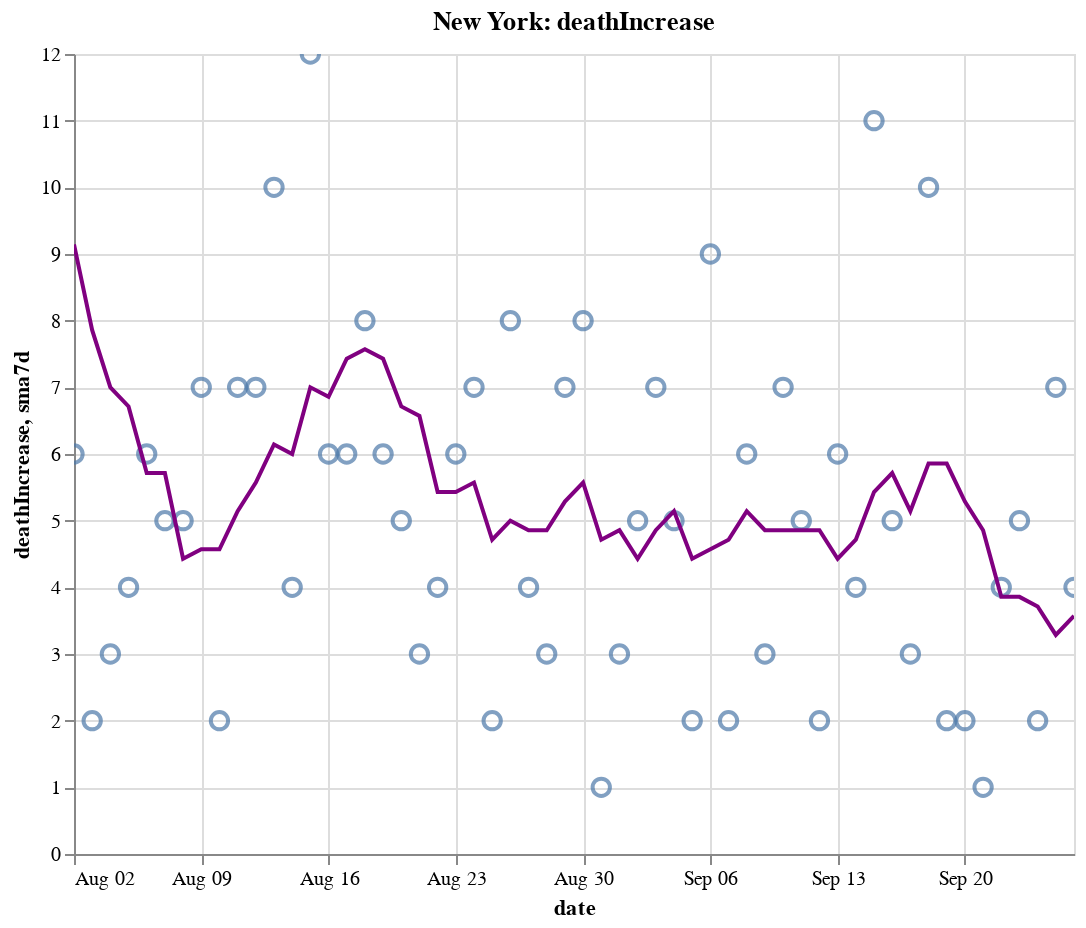

The cell this chart's notebook holds for it:
### Code cell
create_plot(ny, 'deathIncrease')

### Figure 1 — Vega-Lite specification as saved in the notebook (floating-point values rounded to 4 significant figures)
{"config": {"view": {"continuousWidth": 400, "continuousHeight": 300}}, "layer": [{"layer": [{"mark": {"type": "point", "size": 75}, "encoding": {"tooltip": [{"type": "temporal", "field": "date"}, {"type": "quantitative", "field": "deathIncrease"}, {"type": "quantitative", "field": "sma7d"}], "x": {"type": "temporal", "field": "date"}, "y": {"type": "quantitative", "field": "deathIncrease"}}, "selection": {"selector012": {"type": "interval", "bind": "scales", "encodings": ["x", "y"]}}}, {"mark": {"type": "line", "color": "purple"}, "encoding": {"x": {"type": "temporal", "field": "date"}, "y": {"type": "quantitative", "field": "sma7d"}}}]}, {"mark": {"type": "rule", "color": "#aaa"}, "encoding": {"x": {"type": "temporal", "field": "date"}}, "transform": [{"filter": {"selection": "selector011"}}]}, {"mark": "circle", "encoding": {"opacity": {"condition": {"value": 1, "selection": "selector011"}, "value": 0}, "tooltip": [{"type": "temporal", "field": "date"}, {"type": "quantitative", "field": "deathIncrease"}, {"type": "quantitative", "field": "sma7d"}], "x": {"type": "temporal", "field": "date"}, "y": {"type": "quantitative", "field": "deathIncrease"}}, "selection": {"selector011": {"type": "single", "encodings": ["x"], "on": "mouseover", "nearest": true, "empty": "none"}}}, {"mark": {"type": "text", "align": "left", "dx": 5, "dy": -5, "stroke": "white", "strokeWidth": 2}, "encoding": {"text": {"type": "quantitative", "field": "deathIncrease"}, "tooltip": [{"type": "temporal", "field": "date"}, {"type": "quantitative", "field": "deathIncrease"}, {"type": "quantitative", "field": "sma7d"}], "x": {"type": "temporal", "field": "date"}, "y": {"type": "quantitative", "field": "deathIncrease"}}, "transform": [{"filter": {"selection": "selector011"}}]}, {"mark": {"type": "text", "align": "left", "dx": 5, "dy": -5}, "encoding": {"text": {"type": "quantitative", "field": "deathIncrease"}, "tooltip": [{"type": "temporal", "field": "date"}, {"type": "quantitative", "field": "deathIncrease"}, {"type": "quantitative", "field": "sma7d"}], "x": {"type": "temporal", "field": "date"}, "y": {"type": "quantitative", "field": "deathIncrease"}}, "transform": [{"filter": {"selection": "selector011"}}]}], "data": {"name": "data-7afbe3ed849c8d574eb4b2afa3cf5142"}, "height": 400, "title": "New York: deathIncrease", "width": 500, "$schema": "https://vega.github.io/schema/vega-lite/v4.8.1.json", "datasets": {"data-7afbe3ed849c8d574eb4b2afa3cf5142": [{"date": "2020-08-02T00:00:00", "totalTestResultsIncrease": 58960.0, "positiveIncrease": 531.0, "death": 25170.0, "deathIncrease": 6.0, "positiveRate": 0.009, "state": "New York", "sma7d": 9.143}, {"date": "2020-08-03T00:00:00", "totalTestResultsIncrease": 51840.0, "positiveIncrease": 545.0, "death": 25170.0, "deathIncrease": 2.0, "positiveRate": 0.011, "state": "New York", "sma7d": 7.857}, {"date": "2020-08-04T00:00:00", "totalTestResultsIncrease": 70990.0, "positiveIncrease": 746.0, "death": 25180.0, "deathIncrease": 3.0, "positiveRate": 0.011, "state": "New York", "sma7d": 7.0}, {"date": "2020-08-05T00:00:00", "totalTestResultsIncrease": 72670.0, "positiveIncrease": 636.0, "death": 25180.0, "deathIncrease": 4.0, "positiveRate": 0.009, "state": "New York", "sma7d": 6.714}, {"date": "2020-08-06T00:00:00", "totalTestResultsIncrease": 72370.0, "positiveIncrease": 703.0, "death": 25180.0, "deathIncrease": 6.0, "positiveRate": 0.01, "state": "New York", "sma7d": 5.714}, {"date": "2020-08-07T00:00:00", "totalTestResultsIncrease": 70170.0, "positiveIncrease": 714.0, "death": 25190.0, "deathIncrease": 5.0, "positiveRate": 0.01, "state": "New York", "sma7d": 5.714}, {"date": "2020-08-08T00:00:00", "totalTestResultsIncrease": 74860.0, "positiveIncrease": 703.0, "death": 25200.0, "deathIncrease": 5.0, "positiveRate": 0.009, "state": "New York", "sma7d": 4.429}, {"date": "2020-08-09T00:00:00", "totalTestResultsIncrease": 65810.0, "positiveIncrease": 515.0, "death": 25200.0, "deathIncrease": 7.0, "positiveRate": 0.008, "state": "New York", "sma7d": 4.571}, {"date": "2020-08-10T00:00:00", "totalTestResultsIncrease": 54000.0, "positiveIncrease": 476.0, "death": 25200.0, "deathIncrease": 2.0, "positiveRate": 0.009, "state": "New York", "sma7d": 4.571}, {"date": "2020-08-11T00:00:00", "totalTestResultsIncrease": 77060.0, "positiveIncrease": 667.0, "death": 25210.0, "deathIncrease": 7.0, "positiveRate": 0.009, "state": "New York", "sma7d": 5.143}, {"date": "2020-08-12T00:00:00", "totalTestResultsIncrease": 87780.0, "positiveIncrease": 700.0, "death": 25220.0, "deathIncrease": 7.0, "positiveRate": 0.008, "state": "New York", "sma7d": 5.571}, {"date": "2020-08-13T00:00:00", "totalTestResultsIncrease": 87900.0, "positiveIncrease": 737.0, "death": 25230.0, "deathIncrease": 10.0, "positiveRate": 0.008, "state": "New York", "sma7d": 6.143}, {"date": "2020-08-14T00:00:00", "totalTestResultsIncrease": 85460.0, "positiveIncrease": 727.0, "death": 25230.0, "deathIncrease": 4.0, "positiveRate": 0.009, "state": "New York", "sma7d": 6.0}, {"date": "2020-08-15T00:00:00", "totalTestResultsIncrease": 88670.0, "positiveIncrease": 734.0, "death": 25240.0, "deathIncrease": 12.0, "positiveRate": 0.008, "state": "New York", "sma7d": 7.0}, {"date": "2020-08-16T00:00:00", "totalTestResultsIncrease": 77690.0, "positiveIncrease": 607.0, "death": 25250.0, "deathIncrease": 6.0, "positiveRate": 0.008, "state": "New York", "sma7d": 6.857}, {"date": "2020-08-17T00:00:00", "totalTestResultsIncrease": 56890.0, "positiveIncrease": 408.0, "death": 25260.0, "deathIncrease": 6.0, "positiveRate": 0.007, "state": "New York", "sma7d": 7.429}, {"date": "2020-08-18T00:00:00", "totalTestResultsIncrease": 66890.0, "positiveIncrease": 655.0, "death": 25260.0, "deathIncrease": 8.0, "positiveRate": 0.01, "state": "New York", "sma7d": 7.571}, {"date": "2020-08-19T00:00:00", "totalTestResultsIncrease": 80420.0, "positiveIncrease": 631.0, "death": 25270.0, "deathIncrease": 6.0, "positiveRate": 0.008, "state": "New York", "sma7d": 7.429}, {"date": "2020-08-20T00:00:00", "totalTestResultsIncrease": 80980.0, "positiveIncrease": 601.0, "death": 25280.0, "deathIncrease": 5.0, "positiveRate": 0.007, "state": "New York", "sma7d": 6.714}, {"date": "2020-08-21T00:00:00", "totalTestResultsIncrease": 98880.0, "positiveIncrease": 709.0, "death": 25280.0, "deathIncrease": 3.0, "positiveRate": 0.007, "state": "New York", "sma7d": 6.571}, {"date": "2020-08-22T00:00:00", "totalTestResultsIncrease": 94850.0, "positiveIncrease": 653.0, "death": 25280.0, "deathIncrease": 4.0, "positiveRate": 0.007, "state": "New York", "sma7d": 5.429}, {"date": "2020-08-23T00:00:00", "totalTestResultsIncrease": 74040.0, "positiveIncrease": 572.0, "death": 25290.0, "deathIncrease": 6.0, "positiveRate": 0.008, "state": "New York", "sma7d": 5.429}, {"date": "2020-08-24T00:00:00", "totalTestResultsIncrease": 62030.0, "positiveIncrease": 408.0, "death": 25300.0, "deathIncrease": 7.0, "positiveRate": 0.007, "state": "New York", "sma7d": 5.571}, {"date": "2020-08-25T00:00:00", "totalTestResultsIncrease": 67260.0, "positiveIncrease": 629.0, "death": 25300.0, "deathIncrease": 2.0, "positiveRate": 0.009, "state": "New York", "sma7d": 4.714}, {"date": "2020-08-26T00:00:00", "totalTestResultsIncrease": 71190.0, "positiveIncrease": 566.0, "death": 25300.0, "deathIncrease": 8.0, "positiveRate": 0.008, "state": "New York", "sma7d": 5.0}, {"date": "2020-08-27T00:00:00", "totalTestResultsIncrease": 83440.0, "positiveIncrease": 791.0, "death": 25310.0, "deathIncrease": 4.0, "positiveRate": 0.009, "state": "New York", "sma7d": 4.857}, {"date": "2020-08-28T00:00:00", "totalTestResultsIncrease": 97830.0, "positiveIncrease": 636.0, "death": 25310.0, "deathIncrease": 3.0, "positiveRate": 0.007, "state": "New York", "sma7d": 4.857}, {"date": "2020-08-29T00:00:00", "totalTestResultsIncrease": 93870.0, "positiveIncrease": 635.0, "death": 25320.0, "deathIncrease": 7.0, "positiveRate": 0.007, "state": "New York", "sma7d": 5.286}, {"date": "2020-08-30T00:00:00", "totalTestResultsIncrease": 100000.0, "positiveIncrease": 698.0, "death": 25330.0, "deathIncrease": 8.0, "positiveRate": 0.007, "state": "New York", "sma7d": 5.571}, {"date": "2020-08-31T00:00:00", "totalTestResultsIncrease": 66240.0, "positiveIncrease": 656.0, "death": 25330.0, "deathIncrease": 1.0, "positiveRate": 0.01, "state": "New York", "sma7d": 4.714}, {"date": "2020-09-01T00:00:00", "totalTestResultsIncrease": 77000.0, "positiveIncrease": 754.0, "death": 25330.0, "deathIncrease": 3.0, "positiveRate": 0.01, "state": "New York", "sma7d": 4.857}, {"date": "2020-09-02T00:00:00", "totalTestResultsIncrease": 88450.0, "positiveIncrease": 708.0, "death": 25340.0, "deathIncrease": 5.0, "positiveRate": 0.008, "state": "New York", "sma7d": 4.429}, {"date": "2020-09-03T00:00:00", "totalTestResultsIncrease": 88980.0, "positiveIncrease": 889.0, "death": 25340.0, "deathIncrease": 7.0, "positiveRate": 0.01, "state": "New York", "sma7d": 4.857}, {"date": "2020-09-04T00:00:00", "totalTestResultsIncrease": 93400.0, "positiveIncrease": 864.0, "death": 25350.0, "deathIncrease": 5.0, "positiveRate": 0.009, "state": "New York", "sma7d": 5.143}, {"date": "2020-09-05T00:00:00", "totalTestResultsIncrease": 99760.0, "positiveIncrease": 801.0, "death": 25350.0, "deathIncrease": 2.0, "positiveRate": 0.008, "state": "New York", "sma7d": 4.429}, {"date": "2020-09-06T00:00:00", "totalTestResultsIncrease": 85630.0, "positiveIncrease": 729.0, "death": 25360.0, "deathIncrease": 9.0, "positiveRate": 0.009, "state": "New York", "sma7d": 4.571}, {"date": "2020-09-07T00:00:00", "totalTestResultsIncrease": 58860.0, "positiveIncrease": 520.0, "death": 25360.0, "deathIncrease": 2.0, "positiveRate": 0.009, "state": "New York", "sma7d": 4.714}, {"date": "2020-09-08T00:00:00", "totalTestResultsIncrease": 57830.0, "positiveIncrease": 557.0, "death": 25370.0, "deathIncrease": 6.0, "positiveRate": 0.01, "state": "New York", "sma7d": 5.143}, {"date": "2020-09-09T00:00:00", "totalTestResultsIncrease": 63230.0, "positiveIncrease": 576.0, "death": 25370.0, "deathIncrease": 3.0, "positiveRate": 0.009, "state": "New York", "sma7d": 4.857}, {"date": "2020-09-10T00:00:00", "totalTestResultsIncrease": 76810.0, "positiveIncrease": 757.0, "death": 25380.0, "deathIncrease": 7.0, "positiveRate": 0.01, "state": "New York", "sma7d": 4.857}, {"date": "2020-09-11T00:00:00", "totalTestResultsIncrease": 89720.0, "positiveIncrease": 880.0, "death": 25380.0, "deathIncrease": 5.0, "positiveRate": 0.01, "state": "New York", "sma7d": 4.857}, {"date": "2020-09-12T00:00:00", "totalTestResultsIncrease": 102900.0, "positiveIncrease": 849.0, "death": 25380.0, "deathIncrease": 2.0, "positiveRate": 0.008, "state": "New York", "sma7d": 4.857}, {"date": "2020-09-13T00:00:00", "totalTestResultsIncrease": 72670.0, "positiveIncrease": 725.0, "death": 25390.0, "deathIncrease": 6.0, "positiveRate": 0.01, "state": "New York", "sma7d": 4.429}, {"date": "2020-09-14T00:00:00", "totalTestResultsIncrease": 63360.0, "positiveIncrease": 583.0, "death": 25390.0, "deathIncrease": 4.0, "positiveRate": 0.009, "state": "New York", "sma7d": 4.714}, {"date": "2020-09-15T00:00:00", "totalTestResultsIncrease": 73680.0, "positiveIncrease": 766.0, "death": 25400.0, "deathIncrease": 11.0, "positiveRate": 0.01, "state": "New York", "sma7d": 5.429}, {"date": "2020-09-16T00:00:00", "totalTestResultsIncrease": 75090.0, "positiveIncrease": 652.0, "death": 25410.0, "deathIncrease": 5.0, "positiveRate": 0.009, "state": "New York", "sma7d": 5.714}, {"date": "2020-09-17T00:00:00", "totalTestResultsIncrease": 91500.0, "positiveIncrease": 896.0, "death": 25410.0, "deathIncrease": 3.0, "positiveRate": 0.01, "state": "New York", "sma7d": 5.143}, {"date": "2020-09-18T00:00:00", "totalTestResultsIncrease": 89730.0, "positiveIncrease": 790.0, "death": 25420.0, "deathIncrease": 10.0, "positiveRate": 0.009, "state": "New York", "sma7d": 5.857}, {"date": "2020-09-19T00:00:00", "totalTestResultsIncrease": 110400.0, "positiveIncrease": 986.0, "death": 25420.0, "deathIncrease": 2.0, "positiveRate": 0.009, "state": "New York", "sma7d": 5.857}, {"date": "2020-09-20T00:00:00", "totalTestResultsIncrease": 100400.0, "positiveIncrease": 862.0, "death": 25430.0, "deathIncrease": 2.0, "positiveRate": 0.009, "state": "New York", "sma7d": 5.286}, {"date": "2020-09-21T00:00:00", "totalTestResultsIncrease": 58320.0, "positiveIncrease": 573.0, "death": 25430.0, "deathIncrease": 1.0, "positiveRate": 0.01, "state": "New York", "sma7d": 4.857}, {"date": "2020-09-22T00:00:00", "totalTestResultsIncrease": 84000.0, "positiveIncrease": 754.0, "death": 25430.0, "deathIncrease": 4.0, "positiveRate": 0.009, "state": "New York", "sma7d": 3.857}, {"date": "2020-09-23T00:00:00", "totalTestResultsIncrease": 70930.0, "positiveIncrease": 665.0, "death": 25440.0, "deathIncrease": 5.0, "positiveRate": 0.009, "state": "New York", "sma7d": 3.857}, {"date": "2020-09-24T00:00:00", "totalTestResultsIncrease": 92950.0, "positiveIncrease": 955.0, "death": 25440.0, "deathIncrease": 2.0, "positiveRate": 0.01, "state": "New York", "sma7d": 3.714}, {"date": "2020-09-25T00:00:00", "totalTestResultsIncrease": 94820.0, "positiveIncrease": 908.0, "death": 25450.0, "deathIncrease": 7.0, "positiveRate": 0.01, "state": "New York", "sma7d": 3.286}, {"date": "2020-09-26T00:00:00", "totalTestResultsIncrease": 99950.0, "positiveIncrease": 1005.0, "death": 25450.0, "deathIncrease": 4.0, "positiveRate": 0.01, "state": "New York", "sma7d": 3.571}]}}
